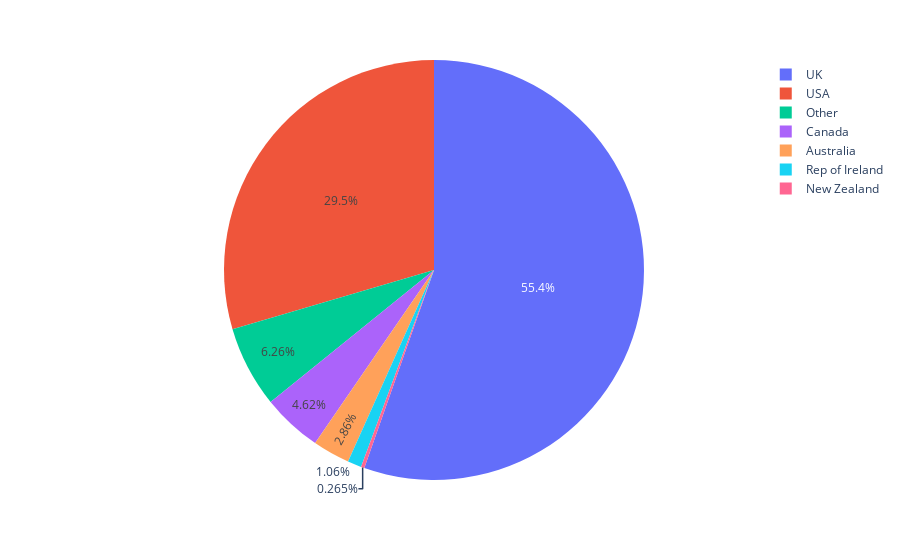

Notebook cell for this chart:
### Code cell
px.pie(data_mod, names = 'Country')

### Figure 1 — Plotly figure (JSON) as saved in the notebook; plotly's stock layout.template omitted (floating-point values rounded to 4 significant figures; data arrays with more than 128 entries replaced by an {"elided": "..."} marker saying what was removed)
{"data": [{"domain": {"x": [0, 1], "y": [0, 1]}, "hovertemplate": "Country=%{label}<extra></extra>", "labels": {"elided": "1885 str values"}, "legendgroup": "", "name": "", "showlegend": true, "type": "pie"}], "layout": {"legend": {"tracegroupgap": 0}, "margin": {"t": 60}}}
